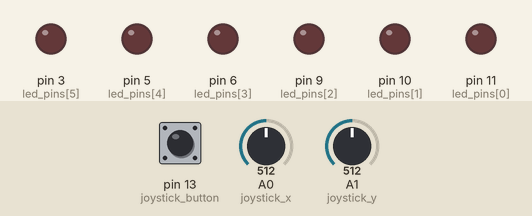
Simulated run of this sketch. Board: Arduino Uno, built with avr-gcc and run on an emulated ATmega328P. Parts: output pins drawn as LEDs (lit = HIGH). Inputs (shaded band) come from the test bench; at power-on: A1 (joystick_y) = 512, A0 (joystick_x) = 512, pin 13 (joystick_button) HIGH.

Above: at 1.2 s.
1.3 s: A1 (joystick_y) set to 603
2.8 s: A1 (joystick_y) set to 628
At 3.25 s:
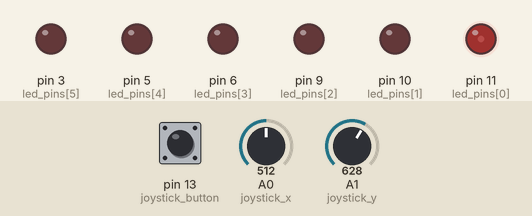
At 5.6 s:
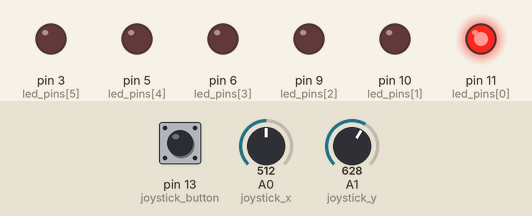
5.8 s: A0 (joystick_x) set to 428
7.3 s: A0 (joystick_x) set to 401
At 8.2 s:
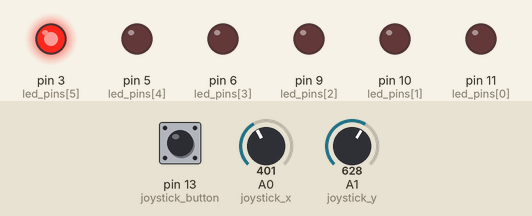
9.2 s: A1 (joystick_y) set to 419
10.7 s: A1 (joystick_y) set to 399
At 11.28 s:
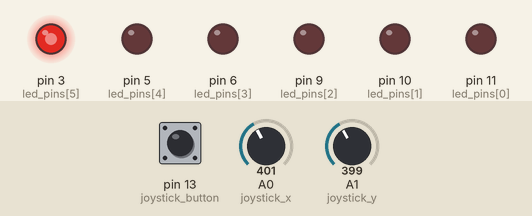
Timing chart, 0 to 14.6 s (numbered marks = the images above; inputs shaded):
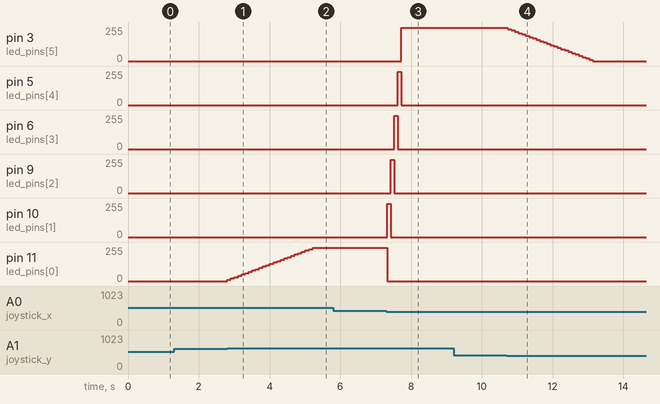

Measured:
- the behaviour switches between 612 and 613 on A1 (joystick_y) (found by bisection; images 0 and 1)
- the behaviour switches between 412 and 411 on A0 (joystick_x) (found by bisection; images 2 and 3)
- the behaviour switches between 412 and 411 on A1 (joystick_y) (found by bisection; images 3 and 4)
- after the input at 1.3 s, every drawn part: stays the same
- after the input at 2.8 s, pin 11 (led_pins[0]): moves from 0/255 to 250/255 over 2.4 s, starting at once
- after the input at 5.8 s, every drawn part: stays the same
- after the input at 7.3 s, pin 3 (led_pins[5]): 0/255 → 250/255 after 0.42 s; pin 5 (led_pins[4]): 0/255 → 250/255 after 0.32 s, → 0/255 0.10 s later
- after the input at 9.2 s, every drawn part: stays the same
- after the input at 10.7 s, pin 3 (led_pins[5]): moves from 250/255 to 0/255 over 2.4 s, starting at once

The sketch:

Joystick_LEDS.ino
```cpp
#define joystick_x A0
#define joystick_y A1
#define joystick_button 13

#define debounce 100

const int led_pins[] = {11, 10, 9, 6, 5, 3};
const int leds_num = sizeof(led_pins) / sizeof(led_pins[0]);

int active = 0;
int brightness = 0;

void setup() {
  Serial.begin(115200);

  for (int i = 0; i < leds_num; i++) {
    pinMode(led_pins[i], OUTPUT);
  }

  pinMode(joystick_x, INPUT_PULLUP);
  pinMode(joystick_y, INPUT_PULLUP);
  pinMode(joystick_button, INPUT_PULLUP);
}

void CheckButton() {
  if (digitalRead(joystick_button) == LOW) {
    delay(debounce);
    if (digitalRead(joystick_button) == LOW) {
      active = 0;
    }
  }
}

void JoystickRead() {
  int xValue = analogRead(joystick_x);
  int yValue = analogRead(joystick_y);

  if (xValue < (512 - debounce)) {
    active = min(active + 1, leds_num - 1);
  } else if (xValue > (512 + debounce)) {
    active = max(active - 1, 0);
  }

  if (yValue < (512 - debounce)) {
    brightness = max(brightness - 10, 0);
  } else if (yValue > (512 + debounce)) {
    brightness = min(brightness + 10, 250);
  }
}

void UpdateLeds() {
  for (int i = 0; i < leds_num; i++) {
    if (i == active) {
      analogWrite(led_pins[i], brightness);
    } else {
      analogWrite(led_pins[i], 0);
    }
  }
}

void loop() {
  JoystickRead();
  CheckButton();
  UpdateLeds();
  delay(debounce);
}
```
